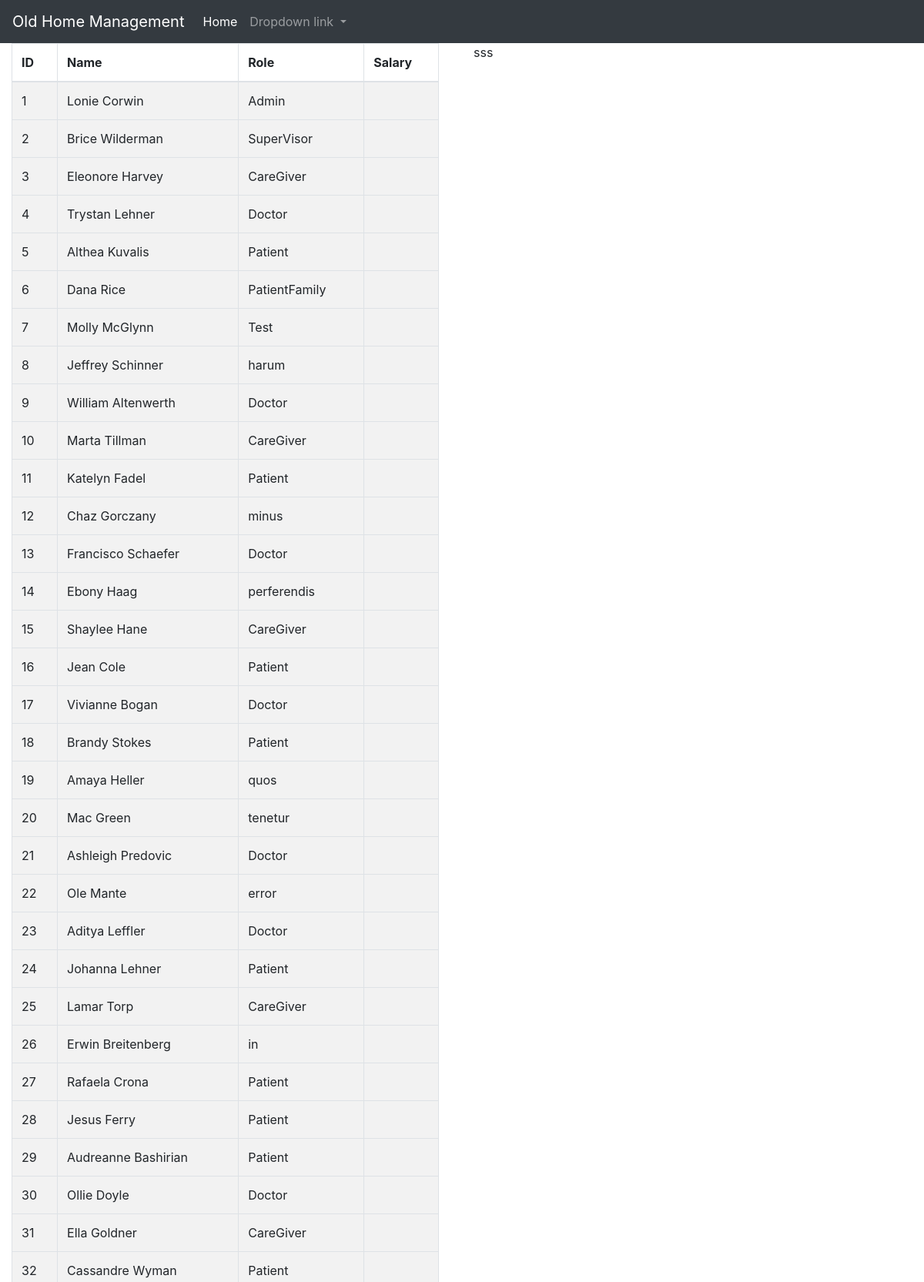
Page /employees.php (upper part) on the committed database.
### tables this page shows
CREATE TABLE `employees` (
  `id` bigint(20) UNSIGNED NOT NULL,
  `user_id` bigint(20) UNSIGNED NOT NULL,
  `salary` varchar(255) NOT NULL,
  `created_at` timestamp NULL DEFAULT NULL,
  `updated_at` timestamp NULL DEFAULT NULL
);

CREATE TABLE `users` (
  `id` bigint(20) UNSIGNED NOT NULL,
  `role_id` bigint(20) UNSIGNED NOT NULL,
  `first_name` varchar(255) NOT NULL,
  `last_name` varchar(255) NOT NULL,
  `phone` varchar(255) NOT NULL,
  `email` varchar(255) NOT NULL,
  `date_of_birth` date NOT NULL,
  `password` varchar(255) NOT NULL,
  `approved` tinyint(1) NOT NULL,
  `created_at` timestamp NULL DEFAULT NULL,
  `updated_at` timestamp NULL DEFAULT NULL
);

CREATE TABLE `roles` (
  `id` bigint(20) UNSIGNED NOT NULL,
  `role_name` varchar(255) NOT NULL,
  `access_level` int(11) NOT NULL,
  `created_at` timestamp NULL DEFAULT NULL,
  `updated_at` timestamp NULL DEFAULT NULL
);

### employees.php (the view, shortened to what this page needs)
<?php
include_once "connection.php";
include_once "main.php";
?>
<!DOCTYPE html>
<html lang="en">
<head>
    <link rel="stylesheet" href="https://stackpath.bootstrapcdn.com/bootstrap/4.5.2/css/bootstrap.min.css">
</head>
<body>
 <div class="row">
   <div class="col-md-6">
            <div class="container-fluid">
                <?php
                    $sql = "SELECT users.first_name,users.last_name,roles.role_name,employees.salary,employees.id
                    from employees
                    join users on employees.user_id = users.id
                    join roles on users.role_id = roles.id";
                    $result = mysqli_query($conn, $sql);
                    if (mysqli_num_rows($result) > 0) {
                    ?>
                    <table class="table table-hover table-bordered table-striped">
                        <thead>
                        <tr>
                        <th>ID</th>
                        <th>Name</th>
                        <th>Role</th>
                        <th>Salary</th>
                        </tr>
                        </thead>
                        <?php
                            while($row = mysqli_fetch_assoc($result)) {
                            echo "<tr>";
                            echo "<td>" . $row['id'] . "</td>";
                            echo "<td>" . $row['first_name']." ".$row['last_name'] . "</td>";
                            echo "<td>" . $row['role_name'] . "</td>";
                            echo "<td>" . $row['salary'] . "</td>";
                            echo "<tr>";
                            }
                    ?>
                        </table>
                        <?php
                        } else {
                        echo "0 results";
                        }
                ?>
            </div>
    </div>
    <div class="col-md-6">
sss
    </div>
</div>
</body>
</html>

### rows in the picture
employees: id "1", user.first_name "Lonie", user.last_name "Corwin", roles.role_name "Admin"
employees: id "2", user.first_name "Brice", user.last_name "Wilderman", roles.role_name "SuperVisor"
employees: id "3", user.first_name "Eleonore", user.last_name "Harvey", roles.role_name "CareGiver"
employees: id "4", user.first_name "Trystan", user.last_name "Lehner", roles.role_name "Doctor"
employees: id "5", user.first_name "Althea", user.last_name "Kuvalis", roles.role_name "Patient"
employees: id "6", user.first_name "Dana", user.last_name "Rice", roles.role_name "PatientFamily"
employees: id "7", user.first_name "Molly", user.last_name "McGlynn", roles.role_name "Test"
employees: id "8", user.first_name "Jeffrey", user.last_name "Schinner", roles.role_name "harum"
employees: id "9", user.first_name "William", user.last_name "Altenwerth", roles.role_name "Doctor"
employees: id "10", user.first_name "Marta", user.last_name "Tillman", roles.role_name "CareGiver"
employees: id "11", user.first_name "Katelyn", user.last_name "Fadel", roles.role_name "Patient"
employees: id "12", user.first_name "Chaz", user.last_name "Gorczany", roles.role_name "minus"
employees: id "13", user.first_name "Francisco", user.last_name "Schaefer", roles.role_name "Doctor"
employees: id "14", user.first_name "Ebony", user.last_name "Haag", roles.role_name "perferendis"
employees: id "15", user.first_name "Shaylee", user.last_name "Hane", roles.role_name "CareGiver"
employees: id "16", user.first_name "Jean", user.last_name "Cole", roles.role_name "Patient"
employees: id "17", user.first_name "Vivianne", user.last_name "Bogan", roles.role_name "Doctor"
employees: id "18", user.first_name "Brandy", user.last_name "Stokes", roles.role_name "Patient"
employees: id "19", user.first_name "Amaya", user.last_name "Heller", roles.role_name "quos"
employees: id "20", user.first_name "Mac", user.last_name "Green", roles.role_name "tenetur"
employees: id "21", user.first_name "Ashleigh", user.last_name "Predovic", roles.role_name "Doctor"
employees: id "22", user.first_name "Ole", user.last_name "Mante", roles.role_name "error"
employees: id "23", user.first_name "Aditya", user.last_name "Leffler", roles.role_name "Doctor"
employees: id "24", user.first_name "Johanna", user.last_name "Lehner", roles.role_name "Patient"
employees: id "25", user.first_name "Lamar", user.last_name "Torp", roles.role_name "CareGiver"
employees: id "26", user.first_name "Erwin", user.last_name "Breitenberg", roles.role_name "in"
employees: id "27", user.first_name "Rafaela", user.last_name "Crona", roles.role_name "Patient"
employees: id "28", user.first_name "Jesus", user.last_name "Ferry", roles.role_name "Patient"
employees: id "29", user.first_name "Audreanne", user.last_name "Bashirian", roles.role_name "Patient"
employees: id "30", user.first_name "Ollie", user.last_name "Doyle", roles.role_name "Doctor"
employees: id "31", user.first_name "Ella", user.last_name "Goldner", roles.role_name "CareGiver"
employees: id "32", user.first_name "Cassandre", user.last_name "Wyman", roles.role_name "Patient"
